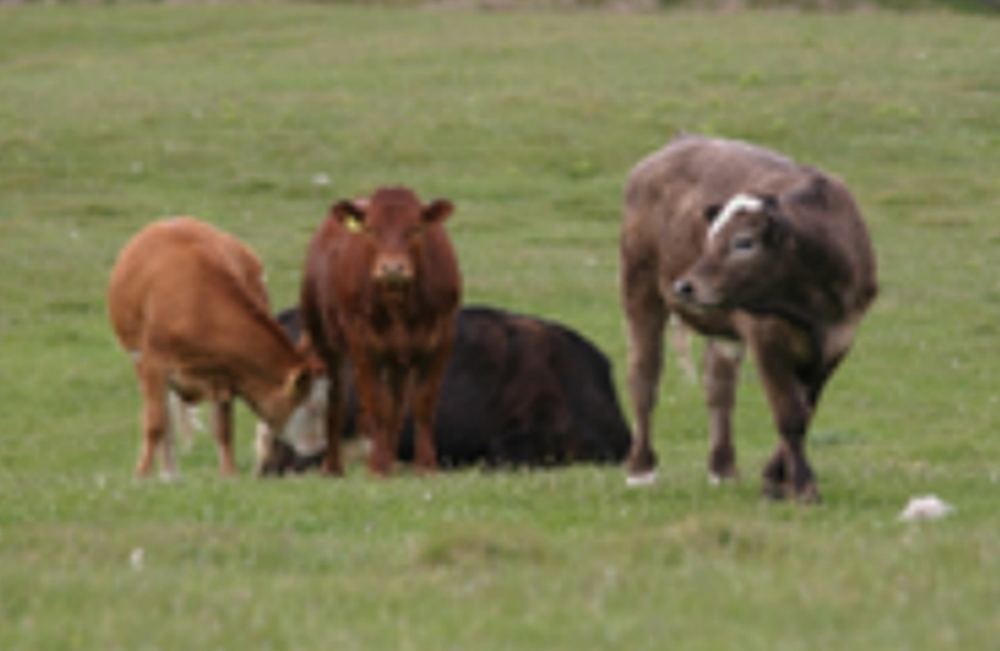
#> input picture Practice/practice-5/a.png, 1000 x 651 px, shrunk from 1497 x 975 before the run
$ jupyter execute main.ipynb
#> lines starting #> are read from the running program, lines starting #| are printed output that depends on the picture; after the words box and inside, x2 and y2 are one past the last pixel; in counts of white or black regions, pixels touching at a corner belong together
## Mostafa Shahbazi , id: 40252521602

[cell 1]
import cv2
import numpy as np
from sklearn.cluster import KMeans
from sklearn.metrics import accuracy_score
import matplotlib.pyplot as plt
import warnings

warnings.filterwarnings("ignore")

[cell 2]
def separate_foreground_background(image_path, num_clusters=2):
    # Read the image
#> called with image_path = './a.png', num_clusters = 2
    image = cv2.imread(image_path)
#> image is the input picture: shape (651, 1000, 3); mean B, G, R 83.3, 123.1, 124.7

    # Reshape the image to a 2D array of pixels
    pixels = image.reshape((-1, 3))

    # Apply k-means clustering
    kmeans = KMeans(n_clusters=num_clusters, n_init=40)
    kmeans.fit(pixels)

    # Get the labels assigned to each pixel
    labels = kmeans.labels_

    # Reshape the labels to the original image shape
    segmented_image = labels.reshape(image.shape[:2])

    # Assuming foreground is the cluster with the most pixels
    foreground_label = np.argmax(np.bincount(segmented_image.flatten()))
#> foreground_label = 0

    # Create a binary mask for the foreground
    foreground_mask = (segmented_image == foreground_label).astype(np.uint8)

    return foreground_mask

# Separate foreground and background for a.png
foreground_mask_a = separate_foreground_background("./a.png")
foreground_mask_b = separate_foreground_background("./b.png")
#> call 2 of separate_foreground_background, with image_path = './b.png', num_clusters = 2
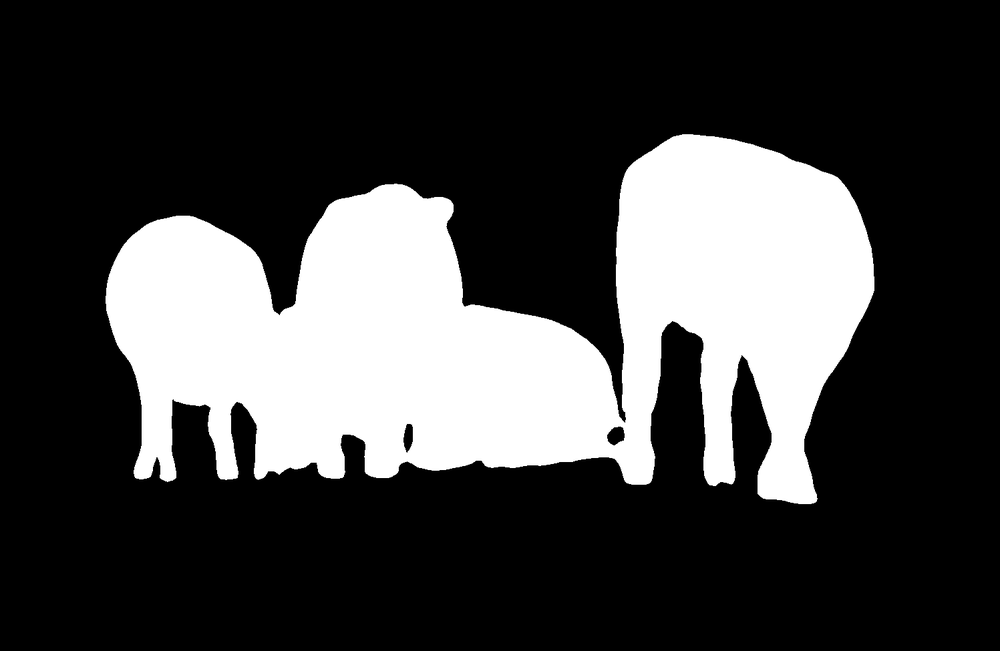
#> input picture Practice/practice-5/b.png, 1000 x 651 px, shrunk from 1497 x 975 before the run
#> in separate_foreground_background, image is the input picture: shape (651, 1000, 3); min 0, max 255, mean 64.4

# accuracy of a.png
foreground_mask_a_correct = np.zeros_like(foreground_mask_a)
foreground_mask_b_correct = np.zeros_like(foreground_mask_b)

accuracy_score(foreground_mask_b.flatten(), foreground_mask_a.flatten())
#> Out = 0.912
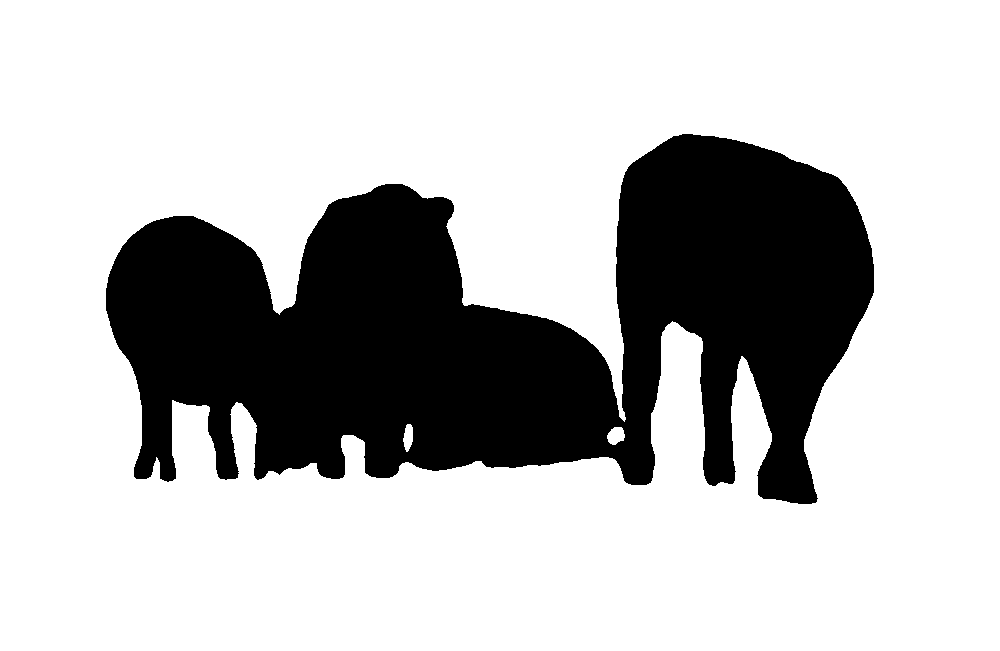
#> foreground_mask_b: shape (651, 1000); values 0 (black) and 1 (white), 74.8% white; 1 black region, box (x1, y1, x2, y2) and area: (106, 134, 874, 504) 164332
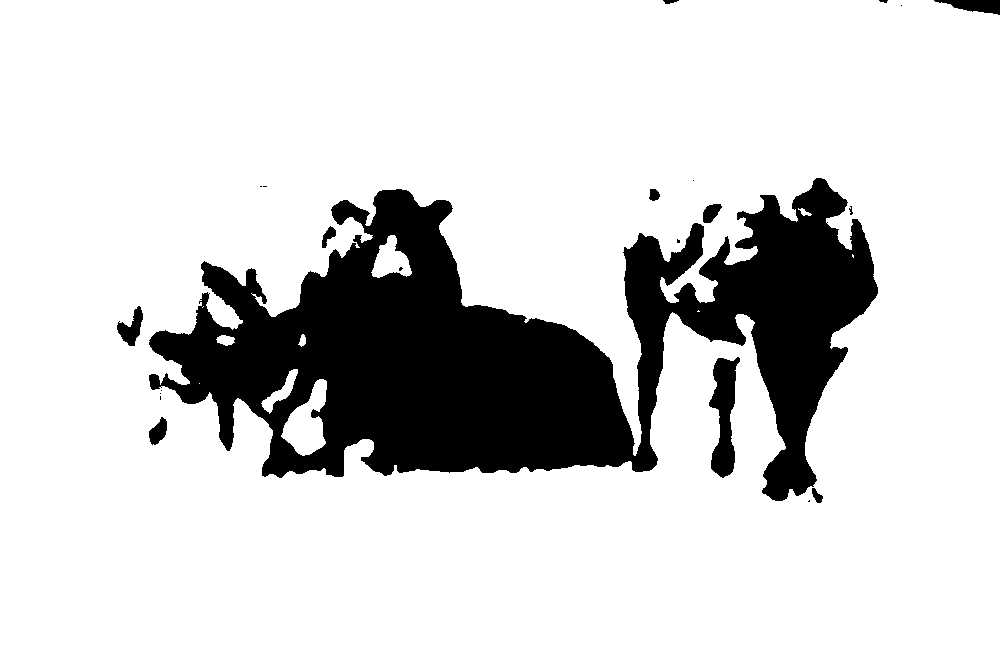
#> foreground_mask_a: shape (651, 1000); values 0 (black) and 1 (white), 82.5% white; 22 black regions (12 under 20 px), largest, box (x1, y1, x2, y2) and area: (149, 178, 878, 501) 109797, (709, 357, 740, 478) 2166, (934, 0, 1000, 15) 594

[cell 3]
plt.imshow(foreground_mask_a, cmap="Blues")
plt.show()

[cell 4]
# show image A and image B on one plot for comparison
plt.subplot(1, 2, 1)
plt.imshow(foreground_mask_a, cmap="Blues")
plt.subplot(1, 2, 2)
plt.imshow(foreground_mask_b, cmap="Blues")
plt.show()
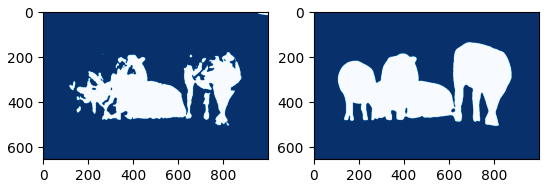
#> figure drawn by matplotlib, 2 panels
